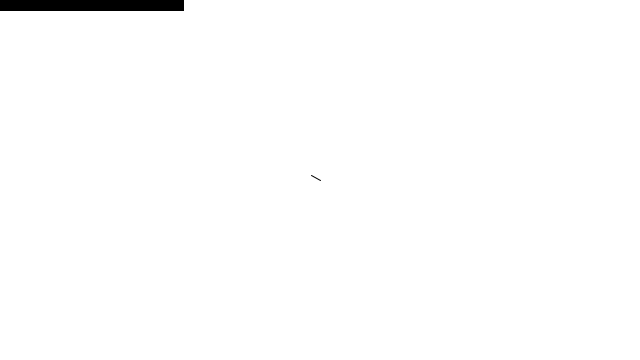
Frame 1 (no input)
Frame 60 (the mouse pressed at the canvas centre just before this capture): identical to frame 1, image omitted
Frame 120 (the mouse held since frame 60 and released just before this capture): blank canvas, image omitted

The Processing sketch that drew this single still picture (run headless with seeded random() and noise(); from frame 60 on, the mouse is pressed at the canvas centre):

// Processing sketch: Vector_example
// ── Vector_example.pde


void setup()
{

  size(640,360);
  PVector A = new PVector(width/2, height/2);
  println("A magnitude: " + A.mag());

  PVector B = new PVector(5, 4);
  //A.add(B);
  println("B magnitude: " + B.mag());
  //println(A.mag());
  PVector C = B.sub(A);
  println("C magnitude: " + C.mag());

}
 
void draw()
{

  background(255);

  PVector mouse  = new PVector(mouseX,mouseY);
  PVector center = new PVector(width/2,height/2);

  mouse.sub(center);
  //mouse.mult(0.5);
  mouse.div(2);

  fill(0);
  rect(0,0, mouse.mag(), 10);

  mouse.normalize();
  mouse.mult(10);
  translate(width/2,height/2);
  line(0,0,mouse.x,mouse.y);

}
